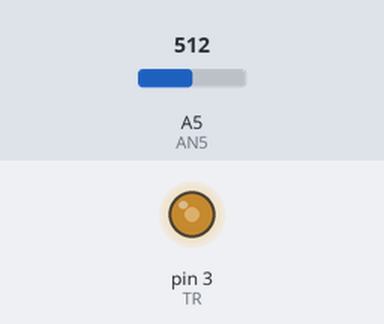
A sketch run on a simulated Arduino Uno, built with avr-gcc and run on an emulated ATmega328P. On the bench: output pins drawn as LEDs (lit = HIGH). The test bench sets the inputs (shaded band); at power-on: A5 (AN5) = 512.

Above: at 1.2 s.
1.3 s: A5 (AN5) set to 716
At 2.1 s:
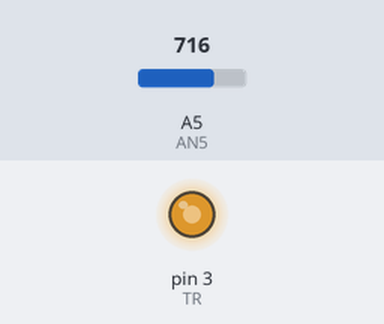
2.8 s: A5 (AN5) set to 900
At 3.2 s:
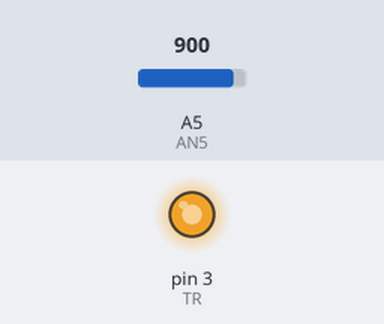
4.3 s: A5 (AN5) set to 122
At 5.5 s:
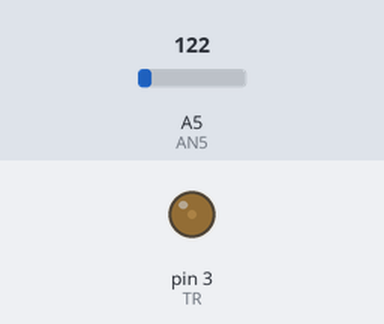
5.8 s: A5 (AN5) set to 0
At 6.7 s:
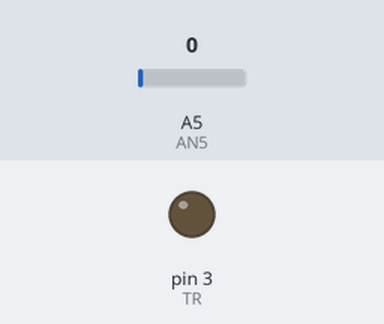
7.3 s: A5 (AN5) set to 511
At 7.9 s:
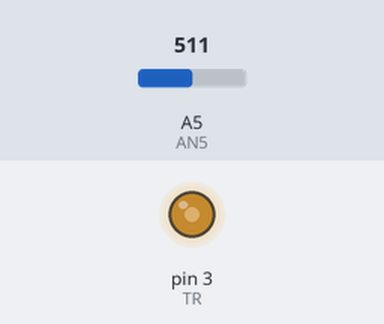
Timing chart, 0 to 9.8 s (numbered marks = the images above; inputs shaded):
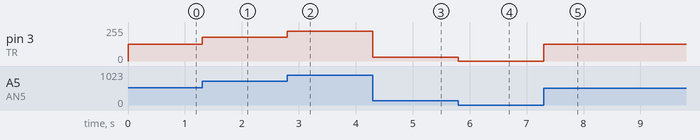

The sketch:

program.ino
```cpp
#define AN5 A5
#define TR 3

void setup(){
  pinMode(TR, OUTPUT);
  pinMode(AN5, INPUT);
}

void loop(){
  int i = analogRead(AN5);
  int o = map(i, 0, 1023, 0, 255);
  analogWrite(TR, o);
}
```

Measured:
- after the input at 1.3 s, pin 3 (TR): 127/255 → 178/255 at once
- after the input at 2.8 s, pin 3 (TR): 178/255 → 224/255 at once
- after the input at 4.3 s, pin 3 (TR): 224/255 → 30/255 at once
- after the input at 5.8 s, pin 3 (TR): 30/255 → 0/255 at once
- after the input at 7.3 s, pin 3 (TR): 0/255 → 127/255 at once
